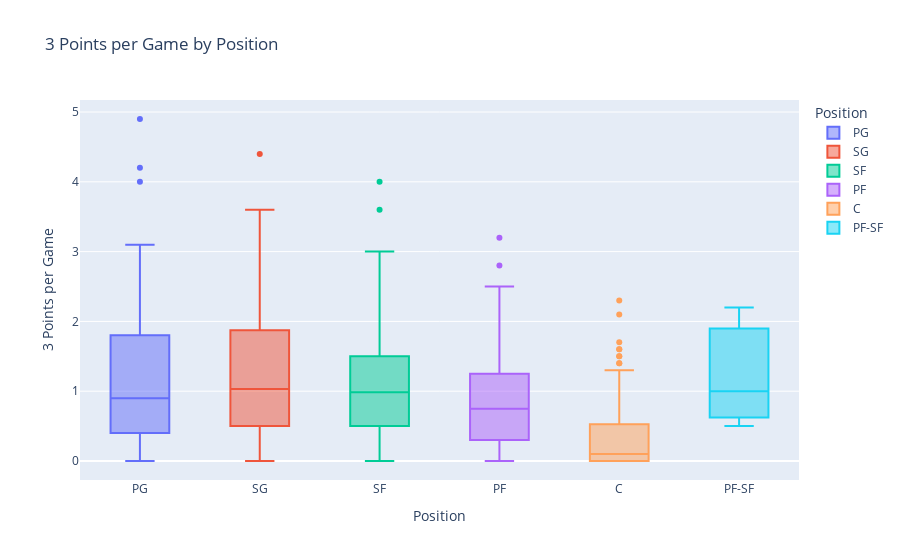

Here is the notebook cell this chart was saved with:
### Markdown cell above
### How are distributed the 3 Points Percentage Per Game according to the Positions assigned to each Player?

### Code cell
px.box(data_frame = df06,
        x = 'Pos',
        y = '3P',
        color = 'Pos',
        hover_name = 'Player',
        title = '3 Points per Game by Position',
        labels = {'3P':'3 Points per Game',
                        'Pos':'Position'},
        category_orders = {'Pos':('PG', 'SG', 'SF', 'PF', 'C', 'PF-SF', 'SF-SG', 'SG-PG')})

### Figure 1 — Plotly figure (JSON) as saved in the notebook; plotly's stock layout.template omitted (floating-point values rounded to 4 significant figures; data arrays with more than 128 entries replaced by an {"elided": "..."} marker saying what was removed)
{"data": [{"alignmentgroup": "True", "hovertemplate": "<b>%{hovertext}</b><br><br>Position=%{x}<br>3 Points per Game=%{y}<extra></extra>", "hovertext": ["Jose Alvarado", "Cole Anthony", "Ryan Arcidiacono", "LaMelo Ball", "Dalano Banton", "Patrick Beverley", "Buddy Boeheim", "Jamaree Bouyea", "Malcolm Brogdon", "Jalen Brunson", "Facundo Campazzo", "Jevon Carter", "Michael Carter-Williams", "Alex Caruso", "Kennedy Chandler", "Mike Conley", "Cade Cunningham", "Stephen Curry", "Dyson Daniels", "JD Davison", "Matthew Dellavedova", "Spencer Dinwiddie", "Luka Dončić", "Devon Dotson", "Jeff Dowtin", "Goran Dragić", "Kris Dunn", "Malachi Flynn", "Trent Forrest", "De'Aaron Fox", "Markelle Fultz", "Darius Garland", "Shai Gilgeous-Alexander", "Jacob Gilyard", "Jordan Goodwin", "Devonte' Graham", "Tyrese Haliburton", "R.J. Hampton", "James Harden", "Killian Hayes", "George Hill", "Aaron Holiday", "Jrue Holiday", "Trevor Hudgins", "Bones Hyland", "Kyrie Irving", "Frank Jackson", "Quenton Jackson", "Reggie Jackson", "Carlik Jones", "Tre Jones", "Tyus Jones", "Cory Joseph", "Vit Krejci", "Saben Lee", "Kira Lewis Jr.", "Damian Lillard", "Kyle Lowry", "Théo Maledon", "Tre Mann", "Miles McBride", "T.J. McConnell", "Jordan McLaughlin", "De'Anthony Melton", "Patty Mills", "Davion Mitchell", "Ja Morant", "Monte Morris", "Jamal Murray", "Raul Neto", "Daishen Nix", "Frank Ntilikina", "Chris Paul", "Cameron Payne", "Gary Payton II", "Scotty Pippen Jr.", "Jordan Poole", "Kevin Porter Jr.", "Jason Preston", "Payton Pritchard", "Immanuel Quickley", "Ryan Rollins", "Derrick Rose", "Ricky Rubio", "D'Angelo Russell", "Dennis Schröder", "Ben Simmons", "Kobi Simmons", "Marcus Smart", "Dennis Smith Jr.", "Ish Smith", "Jalen Suggs", "Fred VanVleet", "Gabe Vincent", "Kemba Walker", "John Wall", "TyTy Washington Jr.", "Russell Westbrook", "Lindell Wigginton", "Delon Wright", "McKinley Wright IV", "Trae Young"], "legendgroup": "PG", "marker": {"color": "#636efa"}, "name": "PG", "notched": false, "offsetgroup": "PG", "orientation": "v", "showlegend": true, "type": "box", "x": ["PG", "PG", "PG", "PG", "PG", "PG", "PG", "PG", "PG", "PG", "PG", "PG", "PG", "PG", "PG", "PG", "PG", "PG", "PG", "PG", "PG", "PG", "PG", "PG", "PG", "PG", "PG", "PG", "PG", "PG", "PG", "PG", "PG", "PG", "PG", "PG", "PG", "PG", "PG", "PG", "PG", "PG", "PG", "PG", "PG", "PG", "PG", "PG", "PG", "PG", "PG", "PG", "PG", "PG", "PG", "PG", "PG", "PG", "PG", "PG", "PG", "PG", "PG", "PG", "PG", "PG", "PG", "PG", "PG", "PG", "PG", "PG", "PG", "PG", "PG", "PG", "PG", "PG", "PG", "PG", "PG", "PG", "PG", "PG", "PG", "PG", "PG", "PG", "PG", "PG", "PG", "PG", "PG", "PG", "PG", "PG", "PG", "PG", "PG", "PG", "PG", "PG"], "x0": " ", "xaxis": "x", "y": [1.4, 1.3, 0.4333, 4, 0.5, 1.167, 0.4, 0.3, 2, 2, 0.4, 1.8, 0.3, 0.8, 0.1, 2.067, 1.4, 4.9, 0.5, 0.2, 0.3, 2.2, 2.8, 0.2, 0.2, 0.9333, 0.8, 0.9, 0, 1.6, 0.5, 2.4, 0.9, 1, 0.6, 1.833, 2.9, 0.9, 2.8, 1.1, 0.8, 0.6, 2.4, 0.4, 2.067, 3.1, 0, 0.1, 1.367, 0.4, 0.7, 1.5, 1.1, 0.2, 0.3, 0.6, 4.2, 1.9, 0.6, 1.2, 0.6, 0.3, 0.6, 2, 1.2, 0.8, 1.5, 1.3, 2.6, 0.3, 0.7, 0.4, 1.7, 1.4, 0.6, 0.2, 2.6, 2.4, 0.4, 1.2, 2.1, 0.3, 0.7, 0.6, 2.7, 1.1, 0, 0.2, 1.9, 0.4, 0, 1.2, 3, 1.7, 0.8, 1, 0.6, 1.2, 0.9, 0.8, 0.3, 2.1], "y0": " ", "yaxis": "y"}, {"alignmentgroup": "True", "hovertemplate": "<b>%{hovertext}</b><br><br>Position=%{x}<br>3 Points per Game=%{y}<extra></extra>", "hovertext": {"elided": "139 str values"}, "legendgroup": "SG", "marker": {"color": "#EF553B"}, "name": "SG", "notched": false, "offsetgroup": "SG", "orientation": "v", "showlegend": true, "type": "box", "x": {"elided": "139 str values"}, "x0": " ", "xaxis": "x", "y": {"elided": "139 float values"}, "y0": " ", "yaxis": "y"}, {"alignmentgroup": "True", "hovertemplate": "<b>%{hovertext}</b><br><br>Position=%{x}<br>3 Points per Game=%{y}<extra></extra>", "hovertext": ["Thanasis Antetokounmpo", "OG Anunoby", "Deni Avdija", "Patrick Baldwin Jr.", "Dominick Barlow", "Keita Bates-Diop", "MarJon Beauchamp", "Saddiq Bey", "Malaki Branham", "Mikal Bridges", "Oshae Brissett", "Dillon Brooks", "Jaylen Brown", "Troy Brown Jr.", "Reggie Bullock", "Jimmy Butler", "Jamal Cain", "Justin Champagnie", "Julian Champagnie", "Torrey Craig", "Jae Crowder", "DeMar DeRozan", "Ousmane Dieng", "Chris Duarte", "Kessler Edwards", "Simone Fontecchio", "AJ Griffin", "Jordan Hall", "Ron Harper Jr.", "Josh Hart", "Gordon Hayward", "Buddy Hield", "Haywood Highsmith", "Malcolm Hill", "Danuel House Jr.", "Caleb Houstan", "De'Andre Hunter", "Andre Iguodala", "Joe Ingles", "Brandon Ingram", "Justin Jackson", "Jalen Johnson", "Keldon Johnson", "Stanley Johnson", "Derrick Jones Jr.", "Herbert Jones", "Johnny Juzang", "Braxton Key", "Louis King", "Corey Kispert", "Anthony Lamb", "Kawhi Leonard", "Nassir Little", "Lauri Markkanen", "Naji Marshall", "Cody Martin", "Kenyon Martin Jr.", "Bennedict Mathurin", "Jalen McDaniels", "Jaden McDaniels", "Doug McDermott", "Khris Middleton", "Justin Minaya", "Josh Minott", "Chima Moneke", "Trey Murphy III", "Keegan Murray", "Svi Mykhailiuk", "Aaron Nesmith", "Jordan Nwora", "Chuma Okeke", "Isaac Okoro", "Eugene Omoruyi", "Royce O'Neale", "Cedi Osman", "Kelly Oubre Jr.", "Michael Porter Jr.", "Otto Porter Jr.", "Taurean Prince", "Cam Reddish", "Duncan Robinson", "Matt Ryan", "Jordan Schakel", "Xavier Sneed", "Max Strus", "Cole Swider", "Jae'Sean Tate", "Juan Toscano-Anderson", "Franz Wagner", "Ish Wainright", "Jabari Walker", "Yuta Watanabe", "Jack White", "Joe Wieskamp", "Andrew Wiggins", "Ziaire Williams", "Dylan Windler", "Justise Winslow"], "legendgroup": "SF", "marker": {"color": "#00cc96"}, "name": "SF", "notched": false, "offsetgroup": "SF", "orientation": "v", "showlegend": true, "type": "box", "x": ["SF", "SF", "SF", "SF", "SF", "SF", "SF", "SF", "SF", "SF", "SF", "SF", "SF", "SF", "SF", "SF", "SF", "SF", "SF", "SF", "SF", "SF", "SF", "SF", "SF", "SF", "SF", "SF", "SF", "SF", "SF", "SF", "SF", "SF", "SF", "SF", "SF", "SF", "SF", "SF", "SF", "SF", "SF", "SF", "SF", "SF", "SF", "SF", "SF", "SF", "SF", "SF", "SF", "SF", "SF", "SF", "SF", "SF", "SF", "SF", "SF", "SF", "SF", "SF", "SF", "SF", "SF", "SF", "SF", "SF", "SF", "SF", "SF", "SF", "SF", "SF", "SF", "SF", "SF", "SF", "SF", "SF", "SF", "SF", "SF", "SF", "SF", "SF", "SF", "SF", "SF", "SF", "SF", "SF", "SF", "SF", "SF", "SF"], "x0": " ", "xaxis": "x", "y": [0, 2.1, 0.9, 1, 0, 0.8, 0.9, 1.967, 1.2, 2.1, 0.7, 2, 2.4, 1.4, 1.9, 0.6, 0.4, 0.2333, 1.367, 1.3, 1.3, 0.6, 0.7, 1.2, 0.4333, 1.2, 1.4, 0.3, 0.3, 0.8667, 1, 3.6, 0.7, 0.2, 0.7, 0.9, 1.5, 0.1, 1.8, 1.4, 0.2, 0.4, 2.1, 0.6, 0.4, 0.8, 0.8, 0, 4, 2.2, 1.2, 2, 1.1, 3, 0.9, 0.4, 0.8, 1.3, 0.9, 1.4, 1.9, 1.5, 0.8, 0.1, 0, 2.6, 2.6, 1.233, 1.6, 1.467, 1, 0.8, 0.6333, 2.1, 1.5, 2.3, 3, 0.8, 1.4, 1.133, 1.5, 0.9667, 0.5, 0.8, 2.5, 0.4, 0.4, 0.1667, 1.6, 1, 0.3, 1, 0.2, 0.3, 2.4, 0.7, 0.3, 0.5], "y0": " ", "yaxis": "y"}, {"alignmentgroup": "True", "hovertemplate": "<b>%{hovertext}</b><br><br>Position=%{x}<br>3 Points per Game=%{y}<extra></extra>", "hovertext": ["Santi Aldama", "Kyle Anderson", "Giannis Antetokounmpo", "Paolo Banchero", "Harrison Barnes", "Scottie Barnes", "Nicolas Batum", "Darius Bazley", "Dāvis Bertāns", "Bojan Bogdanović", "Bol Bol", "Chris Boucher", "Jarrell Brantley", "Greg Brown III", "Vlatko Čančar", "Brandon Clarke", "John Collins", "Xavier Cooks", "Robert Covington", "Darius Days", "Moussa Diabaté", "Mamadi Diakite", "Tari Eason", "Dorian Finney-Smith", "Michael Foster Jr.", "Wenyen Gabriel", "Usman Garuba", "Rudy Gay", "Anthony Gill", "Aaron Gordon", "Jerami Grant", "RaiQuan Gray", "Draymond Green", "JaMychal Green", "Jeff Green", "Rui Hachimura", "Tobias Harris", "Sam Hauser", "Juancho Hernangómez", "Jonathan Isaac", "LeBron James", "Alize Johnson", "Cameron Johnson", "James Johnson", "Nikola Jović", "Mfiondu Kabengele", "Nathan Knight", "Jonathan Kuminga", "Kyle Kuzma", "Jake LaRavia", "Isaiah Livers", "Kenneth Lofton Jr.", "Kevin Love", "Trey Lyles", "Caleb Martin", "Evan Mobley", "Isaiah Mobley", "Markieff Morris", "Marcus Morris", "Larry Nance Jr.", "Georges Niang", "Zeke Nnaji", "KZ Okpala", "Aleksej Pokusevski", "Bobby Portis", "Micah Potter", "Julius Randle", "Jeremiah Robinson-Earl", "Isaiah Roby", "David Roddy", "Luka Šamanić", "Dario Šarić", "Admiral Schofield", "Chris Silva", "Jalen Smith", "Jabari Smith Jr.", "Jeremy Sochan", "Lamar Stevens", "Jayson Tatum", "Terry Taylor", "JT Thor", "Xavier Tillman Sr.", "Isaiah Todd", "Obi Toppin", "Karl-Anthony Towns", "P.J. Tucker", "Jarred Vanderbilt", "Dean Wade", "P.J. Washington", "Trendon Watford", "Grant Williams", "Jaylin Williams", "Kenrich Williams", "Patrick Williams", "Zion Williamson", "Thaddeus Young"], "legendgroup": "PF", "marker": {"color": "#ab63fa"}, "name": "PF", "notched": false, "offsetgroup": "PF", "orientation": "v", "showlegend": true, "type": "box", "x": ["PF", "PF", "PF", "PF", "PF", "PF", "PF", "PF", "PF", "PF", "PF", "PF", "PF", "PF", "PF", "PF", "PF", "PF", "PF", "PF", "PF", "PF", "PF", "PF", "PF", "PF", "PF", "PF", "PF", "PF", "PF", "PF", "PF", "PF", "PF", "PF", "PF", "PF", "PF", "PF", "PF", "PF", "PF", "PF", "PF", "PF", "PF", "PF", "PF", "PF", "PF", "PF", "PF", "PF", "PF", "PF", "PF", "PF", "PF", "PF", "PF", "PF", "PF", "PF", "PF", "PF", "PF", "PF", "PF", "PF", "PF", "PF", "PF", "PF", "PF", "PF", "PF", "PF", "PF", "PF", "PF", "PF", "PF", "PF", "PF", "PF", "PF", "PF", "PF", "PF", "PF", "PF", "PF", "PF", "PF", "PF"], "x0": " ", "xaxis": "x", "y": [1.2, 0.6, 0.7, 1.2, 1.6, 0.8, 1.6, 0.4333, 1.2, 2.5, 0.4, 0.8, 1, 0.1, 0.7, 0, 1, 0, 1.1, 0.8, 0, 0.3, 0.7, 1.667, 0, 0.1, 0.3, 0.6, 0.1, 0.9, 2.3, 2, 0.5, 0.7, 0.5, 0.8, 1.7, 1.8, 0.4, 0.5, 2.2, 0, 2.467, 0.2, 0.5, 0, 0.2, 0.8, 2.5, 0.7, 1.4, 0.3, 1.567, 1.2, 1.2, 0.3, 0.2, 0.8333, 1.7, 0.2, 2, 0.3, 0.2, 1.1, 1.4, 0.6, 2.8, 0.9, 0.4, 0.9, 1.1, 0.8, 0.6, 0, 0.8, 1.5, 0.6, 0.5, 3.2, 0.2, 0.6, 0.1, 0.2, 1.3, 2.1, 0.7, 0.4, 1, 2, 0.4, 1.5, 0.9, 0.9, 1.4, 0.2, 0.1], "y0": " ", "yaxis": "y"}, {"alignmentgroup": "True", "hovertemplate": "<b>%{hovertext}</b><br><br>Position=%{x}<br>3 Points per Game=%{y}<extra></extra>", "hovertext": ["Precious Achiuwa", "Steven Adams", "Bam Adebayo", "Jarrett Allen", "Deandre Ayton", "Udoka Azubuike", "Marvin Bagley III", "Mo Bamba", "Charles Bassey", "Khem Birch", "Goga Bitadze", "Bismack Biyombo", "Tony Bradley", "Moses Brown", "Thomas Bryant", "John Butler", "Clint Capela", "Vernon Carey Jr.", "Wendell Carter Jr.", "Nic Claxton", "Zach Collins", "Chance Comanche", "Anthony Davis", "Dewayne Dedmon", "Gorgui Dieng", "Andre Drummond", "Jalen Duren", "Joel Embiid", "Drew Eubanks", "Bruno Fernando", "Daniel Gafford", "Luka Garza", "Taj Gibson", "Rudy Gobert", "Blake Griffin", "Montrezl Harrell", "Isaiah Hartenstein", "Udonis Haslem", "Jaxson Hayes", "Willy Hernangómez", "Richaun Holmes", "Al Horford", "Jay Huff", "Serge Ibaka", "Isaiah Jackson", "Jaren Jackson Jr.", "Nikola Jokić", "Damian Jones", "Kai Jones", "DeAndre Jordan", "Frank Kaminsky", "Walker Kessler", "Maxi Kleber", "Christian Koloko", "Luke Kornet", "Jock Landale", "Alex Len", "Meyers Leonard", "Kevon Looney", "Brook Lopez", "Robin Lopez", "Sandro Mamukelashvili", "Boban Marjanović", "JaVale McGee", "Chimezie Metu", "Mike Muscala", "Nerlens Noel", "Jusuf Nurkić", "Onyeka Okongwu", "Kelly Olynyk", "Mason Plumlee", "Jakob Poeltl", "Kristaps Porziņģis", "Dwight Powell", "Neemias Queta", "Paul Reed", "Naz Reid", "Nick Richards", "Mitchell Robinson", "Orlando Robinson", "Domantas Sabonis", "Olivier Sarr", "Alperen Şengün", "Day'Ron Sharpe", "Pascal Siakam", "Marko Simonovic", "Jericho Sims", "Isaiah Stewart", "Daniel Theis", "Myles Turner", "Jonas Valančiūnas", "Noah Vonleh", "Nikola Vučević", "Moritz Wagner", "Mark Williams", "Robert Williams", "James Wiseman", "Christian Wood", "Omer Yurtseven", "Cody Zeller", "Ivica Zubac"], "legendgroup": "C", "marker": {"color": "#FFA15A"}, "name": "C", "notched": false, "offsetgroup": "C", "orientation": "v", "showlegend": true, "type": "box", "x": ["C", "C", "C", "C", "C", "C", "C", "C", "C", "C", "C", "C", "C", "C", "C", "C", "C", "C", "C", "C", "C", "C", "C", "C", "C", "C", "C", "C", "C", "C", "C", "C", "C", "C", "C", "C", "C", "C", "C", "C", "C", "C", "C", "C", "C", "C", "C", "C", "C", "C", "C", "C", "C", "C", "C", "C", "C", "C", "C", "C", "C", "C", "C", "C", "C", "C", "C", "C", "C", "C", "C", "C", "C", "C", "C", "C", "C", "C", "C", "C", "C", "C", "C", "C", "C", "C", "C", "C", "C", "C", "C", "C", "C", "C", "C", "C", "C", "C", "C", "C", "C"], "x0": " ", "xaxis": "x", "y": [0.5, 0, 0, 0, 0.1, 0, 0.5, 0.9, 0.1, 0.1, 0.1667, 0, 0.3, 0, 0.3667, 0.4, 0, 0, 1.4, 0, 0.9, 0, 0.3, 0.2667, 0.7, 0, 0, 1, 0.1, 0, 0, 0.5, 0.2, 0, 0.6, 0, 0.1, 0.4, 0.1, 0.1, 0.1, 2.3, 0.9, 0.4, 0, 1.6, 0.8, 0.2333, 0.1, 0, 0.3333, 0, 1.1, 0, 0, 0.3, 0, 0.8, 0, 1.7, 0.1, 0.7333, 0, 0, 0.1, 1.3, 0.06667, 0.8, 0.1, 1.4, 0, 0, 2.1, 0, 0, 0, 1.1, 0, 0, 0, 0.4, 0.1, 0.3, 0.1, 1.3, 0.1, 0, 1.3, 0.3, 1.5, 0.5, 0, 1.5, 0.9, 0, 0, 0.06667, 1.6, 0.3, 0, 0], "y0": " ", "yaxis": "y"}, {"alignmentgroup": "True", "hovertemplate": "<b>%{hovertext}</b><br><br>Position=%{x}<br>3 Points per Game=%{y}<extra></extra>", "hovertext": ["Kevin Durant", "Kevin Knox", "T.J. Warren"], "legendgroup": "PF-SF", "marker": {"color": "#19d3f3"}, "name": "PF-SF", "notched": false, "offsetgroup": "PF-SF", "orientation": "v", "showlegend": true, "type": "box", "x": ["PF-SF", "PF-SF", "PF-SF"], "x0": " ", "xaxis": "x", "y": [2.2, 1, 0.5], "y0": " ", "yaxis": "y"}], "layout": {"boxmode": "overlay", "legend": {"title": {"text": "Position"}, "tracegroupgap": 0}, "title": {"text": "3 Points per Game by Position"}, "xaxis": {"anchor": "y", "categoryarray": ["PG", "SG", "SF", "PF", "C", "PF-SF", "SF-SG", "SG-PG"], "categoryorder": "array", "domain": [0, 1], "title": {"text": "Position"}}, "yaxis": {"anchor": "x", "domain": [0, 1], "title": {"text": "3 Points per Game"}}}}
